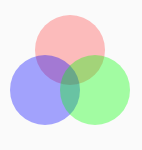
Frame 1 (no input)
Frame 60 (no input): identical to frame 1, image omitted
Frame 120 (the mouse pressed at the canvas centre since frame 60): identical to frame 1, image omitted

The p5.js sketch that drew this single still picture (run headless with seeded random() and noise() and a simulated clock; from frame 60 on, the mouse is pressed at the canvas centre):

// p5.js sketch
// ── sketch.js
function setup() {
  createCanvas(142, 150);
  noStroke()
}

function draw() {
  background(250);
  fill(255, 0, 0, 65);
  circle(70, 50, 70);
  
  fill(0, 0, 255, 90);
  circle(45, 90, 70);
  
  fill(0, 255, 0, 90);
  circle(95, 90, 70);
}
